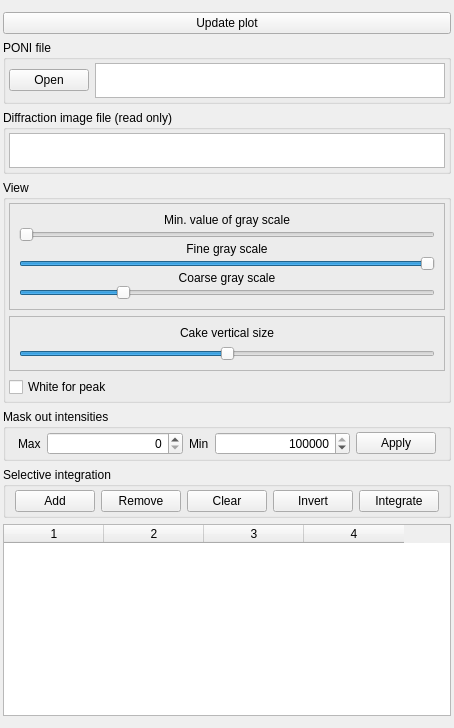
       <widget class="QWidget" name="tab_Cake">
        <attribute name="title">
         <string>Cake</string>
        </attribute>
        <layout class="QVBoxLayout" name="verticalLayout_3">
         <property name="spacing">
          <number>-1</number>
         </property>
         <property name="leftMargin">
          <number>3</number>
         </property>
         <property name="topMargin">
          <number>12</number>
         </property>
         <property name="rightMargin">
          <number>3</number>
         </property>
         <property name="bottomMargin">
          <number>12</number>
         </property>
         <item>
          <widget class="QPushButton" name="pushButton_ApplyCakeView">
           <property name="sizePolicy">
            <sizepolicy hsizetype="Preferred" vsizetype="Fixed">
             <horstretch>0</horstretch>
             <verstretch>0</verstretch>
            </sizepolicy>
           </property>
           <property name="text">
            <string>Update plot</string>
           </property>
          </widget>
         </item>
         <item>
          <widget class="QGroupBox" name="groupBox_11">
           <property name="title">
            <string>PONI file</string>
           </property>
           <property name="flat">
            <bool>true</bool>
           </property>
           <layout class="QGridLayout" name="gridLayout_4">
            <property name="leftMargin">
             <number>3</number>
            </property>
            <property name="topMargin">
             <number>3</number>
            </property>
            <property name="rightMargin">
             <number>3</number>
            </property>
            <property name="bottomMargin">
             <number>3</number>
            </property>
            <item row="1" column="0">
             <widget class="QPushButton" name="pushButton_GetPONI">
              <property name="sizePolicy">
               <sizepolicy hsizetype="Fixed" vsizetype="Fixed">
                <horstretch>0</horstretch>
                <verstretch>0</verstretch>
               </sizepolicy>
              </property>
              <property name="minimumSize">
               <size>
                <width>0</width>
                <height>0</height>
               </size>
              </property>
              <property name="text">
               <string>Open</string>
              </property>
             </widget>
            </item>
            <item row="1" column="1">
             <widget class="QTextEdit" name="textEdit_PONI">
              <property name="sizePolicy">
               <sizepolicy hsizetype="Expanding" vsizetype="Fixed">
                <horstretch>0</horstretch>
                <verstretch>0</verstretch>
               </sizepolicy>
              </property>
              <property name="maximumSize">
               <size>
                <width>16777215</width>
                <height>35</height>
               </size>
              </property>
              <property name="readOnly">
               <bool>true</bool>
              </property>
             </widget>
            </item>
           </layout>
          </widget>
         </item>
         <item>
          <widget class="QGroupBox" name="groupBox_14">
           <property name="title">
            <string>Diffraction image file (read only)</string>
           </property>
           <property name="flat">
            <bool>true</bool>
           </property>
           <layout class="QHBoxLayout" name="horizontalLayout_9">
            <property name="leftMargin">
             <number>3</number>
            </property>
            <property name="topMargin">
             <number>3</number>
            </property>
            <property name="rightMargin">
             <number>3</number>
            </property>
            <property name="bottomMargin">
             <number>3</number>
            </property>
            <item>
             <widget class="QTextEdit" name="textEdit_DiffractionImageFilename">
              <property name="sizePolicy">
               <sizepolicy hsizetype="Expanding" vsizetype="Fixed">
                <horstretch>0</horstretch>
                <verstretch>0</verstretch>
               </sizepolicy>
              </property>
              <property name="maximumSize">
               <size>
                <width>16777215</width>
                <height>35</height>
               </size>
              </property>
              <property name="readOnly">
               <bool>true</bool>
              </property>
             </widget>
            </item>
           </layout>
          </widget>
         </item>
         <item>
          <widget class="QGroupBox" name="groupBox_29">
           <property name="sizePolicy">
            <sizepolicy hsizetype="Preferred" vsizetype="Fixed">
             <horstretch>0</horstretch>
             <verstretch>0</verstretch>
            </sizepolicy>
           </property>
           <property name="title">
            <string>View</string>
           </property>
           <property name="flat">
            <bool>true</bool>
           </property>
           <layout class="QVBoxLayout" name="verticalLayout_19">
            <property name="spacing">
             <number>-1</number>
            </property>
            <property name="leftMargin">
             <number>3</number>
            </property>
            <property name="topMargin">
             <number>3</number>
            </property>
            <property name="rightMargin">
             <number>3</number>
            </property>
            <property name="bottomMargin">
             <number>3</number>
            </property>
            <item>
             <widget class="QFrame" name="frame_3">
              <property name="sizePolicy">
               <sizepolicy hsizetype="Preferred" vsizetype="Fixed">
                <horstretch>0</horstretch>
                <verstretch>0</verstretch>
               </sizepolicy>
              </property>
              <property name="frameShape">
               <enum>QFrame::StyledPanel</enum>
              </property>
              <property name="frameShadow">
               <enum>QFrame::Raised</enum>
              </property>
              <layout class="QVBoxLayout" name="verticalLayout_20">
               <property name="spacing">
                <number>0</number>
               </property>
               <item>
                <widget class="QLabel" name="label_8">
                 <property name="text">
                  <string>Min. value of gray scale</string>
                 </property>
                 <property name="alignment">
                  <set>Qt::AlignCenter</set>
                 </property>
                </widget>
               </item>
               <item>
                <widget class="QSlider" name="horizontalSlider_VMin">
                 <property name="minimum">
                  <number>1</number>
                 </property>
                 <property name="maximum">
                  <number>100</number>
                 </property>
                 <property name="pageStep">
                  <number>1000</number>
                 </property>
                 <property name="value">
                  <number>1</number>
                 </property>
                 <property name="orientation">
                  <enum>Qt::Horizontal</enum>
                 </property>
                 <property name="invertedAppearance">
                  <bool>false</bool>
                 </property>
                 <property name="invertedControls">
                  <bool>false</bool>
                 </property>
                </widget>
               </item>
               <item>
                <widget class="QLabel" name="label_9">
                 <property name="text">
                  <string>Fine gray scale</string>
                 </property>
                 <property name="alignment">
                  <set>Qt::AlignCenter</set>
                 </property>
                </widget>
               </item>
               <item>
                <widget class="QSlider" name="horizontalSlider_VMax">
                 <property name="minimum">
                  <number>1</number>
                 </property>
                 <property name="maximum">
                  <number>100</number>
                 </property>
                 <property name="pageStep">
                  <number>1000</number>
                 </property>
                 <property name="value">
                  <number>100</number>
                 </property>
                 <property name="orientation">
                  <enum>Qt::Horizontal</enum>
                 </property>
                 <property name="tickPosition">
                  <enum>QSlider::NoTicks</enum>
                 </property>
                </widget>
               </item>
               <item>
                <widget class="QLabel" name="label_19">
                 <property name="text">
                  <string>Coarse gray scale</string>
                 </property>
                 <property name="alignment">
                  <set>Qt::AlignCenter</set>
                 </property>
                </widget>
               </item>
               <item>
                <widget class="QSlider" name="horizontalSlider_MaxScaleBars">
                 <property name="minimum">
                  <number>1</number>
                 </property>
                 <property name="maximum">
                  <number>100</number>
                 </property>
                 <property name="sliderPosition">
                  <number>25</number>
                 </property>
                 <property name="orientation">
                  <enum>Qt::Horizontal</enum>
                 </property>
                </widget>
               </item>
              </layout>
             </widget>
            </item>
            <item>
             <widget class="QFrame" name="frame_5">
              <property name="sizePolicy">
               <sizepolicy hsizetype="Preferred" vsizetype="Fixed">
                <horstretch>0</horstretch>
                <verstretch>0</verstretch>
               </sizepolicy>
              </property>
              <property name="frameShape">
               <enum>QFrame::StyledPanel</enum>
              </property>
              <property name="frameShadow">
               <enum>QFrame::Raised</enum>
              </property>
              <layout class="QVBoxLayout" name="verticalLayout_21">
               <item>
                <widget class="QLabel" name="label_12">
                 <property name="text">
                  <string>Cake vertical size</string>
                 </property>
                 <property name="alignment">
                  <set>Qt::AlignCenter</set>
                 </property>
                </widget>
               </item>
               <item>
                <widget class="QSlider" name="horizontalSlider_CakeAxisSize">
                 <property name="minimum">
                  <number>1</number>
                 </property>
                 <property name="pageStep">
                  <number>1</number>
                 </property>
                 <property name="value">
                  <number>50</number>
                 </property>
                 <property name="orientation">
                  <enum>Qt::Horizontal</enum>
                 </property>
                </widget>
               </item>
              </layout>
             </widget>
            </item>
            <item>
             <widget class="QCheckBox" name="checkBox_WhiteForPeak">
              <property name="text">
               <string>White for peak</string>
              </property>
             </widget>
            </item>
           </layout>
          </widget>
         </item>
         <item>
          <widget class="QGroupBox" name="groupBox_30">
           <property name="sizePolicy">
            <sizepolicy hsizetype="Preferred" vsizetype="Fixed">
             <horstretch>0</horstretch>
             <verstretch>0</verstretch>
            </sizepolicy>
           </property>
           <property name="title">
            <string>Mask out intensities</string>
           </property>
           <property name="flat">
            <bool>true</bool>
           </property>
           <layout class="QHBoxLayout" name="horizontalLayout_16">
            <property name="leftMargin">
             <number>12</number>
            </property>
            <property name="topMargin">
             <number>3</number>
            </property>
            <property name="rightMargin">
             <number>12</number>
            </property>
            <property name="bottomMargin">
             <number>3</number>
            </property>
            <item>
             <widget class="QLabel" name="label_11">
              <property name="sizePolicy">
               <sizepolicy hsizetype="Fixed" vsizetype="Preferred">
                <horstretch>0</horstretch>
                <verstretch>0</verstretch>
               </sizepolicy>
              </property>
              <property name="text">
               <string>Max</string>
              </property>
             </widget>
            </item>
            <item>
             <widget class="QSpinBox" name="spinBox_MaskMin">
              <property name="focusPolicy">
               <enum>Qt::StrongFocus</enum>
              </property>
              <property name="alignment">
               <set>Qt::AlignRight|Qt::AlignTrailing|Qt::AlignVCenter</set>
              </property>
              <property name="maximum">
               <number>10000000</number>
              </property>
             </widget>
            </item>
            <item>
             <widget class="QLabel" name="label_10">
              <property name="sizePolicy">
               <sizepolicy hsizetype="Fixed" vsizetype="Preferred">
                <horstretch>0</horstretch>
                <verstretch>0</verstretch>
               </sizepolicy>
              </property>
              <property name="text">
               <string>Min</string>
              </property>
             </widget>
            </item>
            <item>
             <widget class="QSpinBox" name="spinBox_MaskMax">
              <property name="focusPolicy">
               <enum>Qt::StrongFocus</enum>
              </property>
              <property name="alignment">
               <set>Qt::AlignRight|Qt::AlignTrailing|Qt::AlignVCenter</set>
              </property>
              <property name="maximum">
               <number>10000000</number>
              </property>
              <property name="value">
               <number>10000000</number>
              </property>
             </widget>
            </item>
            <item>
             <widget class="QPushButton" name="pushButton_ApplyMask">
              <property name="sizePolicy">
               <sizepolicy hsizetype="Fixed" vsizetype="Fixed">
                <horstretch>0</horstretch>
                <verstretch>0</verstretch>
               </sizepolicy>
              </property>
              <property name="text">
               <string>Apply</string>
              </property>
              <property name="checkable">
               <bool>true</bool>
              </property>
             </widget>
            </item>
           </layout>
          </widget>
         </item>
         <item>
          <widget class="QGroupBox" name="groupBox_19">
           <property name="sizePolicy">
            <sizepolicy hsizetype="Preferred" vsizetype="Fixed">
             <horstretch>0</horstretch>
             <verstretch>0</verstretch>
            </sizepolicy>
           </property>
           <property name="title">
            <string>Selective integration</string>
           </property>
           <property name="flat">
            <bool>true</bool>
           </property>
           <layout class="QHBoxLayout" name="horizontalLayout_15">
            <property name="topMargin">
             <number>3</number>
            </property>
            <property name="bottomMargin">
             <number>3</number>
            </property>
            <item>
             <widget class="QPushButton" name="pushButton_AddAzi">
              <property name="sizePolicy">
               <sizepolicy hsizetype="Minimum" vsizetype="Fixed">
                <horstretch>0</horstretch>
                <verstretch>0</verstretch>
               </sizepolicy>
              </property>
              <property name="text">
               <string>Add</string>
              </property>
             </widget>
            </item>
            <item>
             <widget class="QPushButton" name="pushButton_RemoveAzi">
              <property name="sizePolicy">
               <sizepolicy hsizetype="Minimum" vsizetype="Fixed">
                <horstretch>0</horstretch>
                <verstretch>0</verstretch>
               </sizepolicy>
              </property>
              <property name="text">
               <string>Remove</string>
              </property>
             </widget>
            </item>
            <item>
             <widget class="QPushButton" name="pushButton_ClearAziList">
              <property name="sizePolicy">
               <sizepolicy hsizetype="Minimum" vsizetype="Fixed">
                <horstretch>0</horstretch>
                <verstretch>0</verstretch>
               </sizepolicy>
              </property>
              <property name="text">
               <string>Clear</string>
              </property>
             </widget>
            </item>
            <item>
             <widget class="QPushButton" name="pushButton_InvertCakeBoxes">
              <property name="sizePolicy">
               <sizepolicy hsizetype="Minimum" vsizetype="Fixed">
                <horstretch>0</horstretch>
                <verstretch>0</verstretch>
               </sizepolicy>
              </property>
              <property name="text">
               <string>Invert</string>
              </property>
             </widget>
            </item>
            <item>
             <widget class="QPushButton" name="pushButton_IntegrateCake">
              <property name="sizePolicy">
               <sizepolicy hsizetype="Minimum" vsizetype="Fixed">
                <horstretch>0</horstretch>
                <verstretch>0</verstretch>
               </sizepolicy>
              </property>
              <property name="text">
               <string>Integrate</string>
              </property>
             </widget>
            </item>
           </layout>
          </widget>
         </item>
         <item>
          <widget class="QTableWidget" name="tableWidget_DiffImgAzi">
           <property name="rowCount">
            <number>0</number>
           </property>
           <property name="columnCount">
            <number>4</number>
           </property>
           <column/>
           <column/>
           <column/>
           <column/>
          </widget>
         </item>
        </layout>
       </widget>
